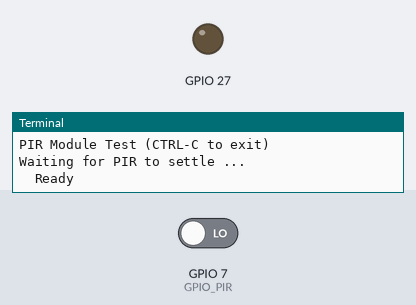
The program below on a simulated Raspberry Pi (BCM pin numbers). On the bench: output pins drawn as LEDs (lit = HIGH), the last lines printed to the terminal. The test bench sets the inputs (shaded band); at power-on: GPIO 7 (GPIO_PIR) LOW.

Above: at 1.2 s.
1.3 s: GPIO 7 (GPIO_PIR) driven HIGH
At 2.1 s:
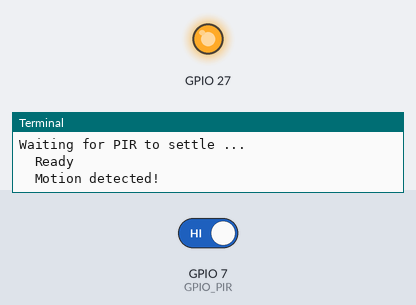
Timing chart, 0 to 4.3 s (numbered marks = the images above; inputs shaded):
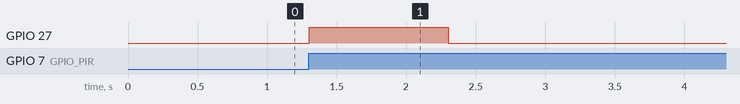

Measured:
- after the input at 1.3 s, GPIO 27: LOW → HIGH at once, → LOW 1.0 s later

The program:

YT9_pir.py
```python
#!/usr/bin/python
import RPi.GPIO as GPIO
import time
GPIO.setmode(GPIO.BCM)
GPIO.setwarnings(False)
GPIO.setup(27,GPIO.OUT)

GPIO_PIR = 7

print "PIR Module Test (CTRL-C to exit)"

# Set pin as input
GPIO.setup(GPIO_PIR,GPIO.IN)      # Echo

Current_State  = 0
Previous_State = 0

try:
  print "Waiting for PIR to settle ..."
  # Loop until PIR output is 0
  while GPIO.input(GPIO_PIR)==1:
    Current_State  = 0
  print "  Ready"
  # Loop until users quits with CTRL-C
  while True :
    # Read PIR state
    Current_State = GPIO.input(GPIO_PIR)
    if Current_State==1 and Previous_State==0:
      # PIR is triggered
      print "  Motion detected!"
      # Record previous state
      GPIO.output(27,GPIO.HIGH)
      time.sleep(1)
      GPIO.output(27,GPIO.LOW)
      Previous_State=1
    elif Current_State==0 and Previous_State==1:
      # PIR has returned to ready state
      print "  Ready"
      Previous_State=0
    # Wait for 10 milliseconds
    time.sleep(0.01)

except KeyboardInterrupt:
  print "  Quit"
  # Reset GPIO settings
  GPIO.cleanup()
```
